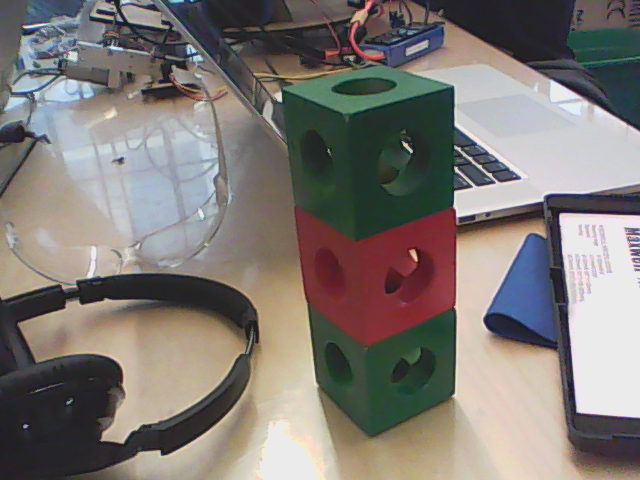
//> input picture vision/3cubes.png, 640 x 480 px
$ ./benchshapes 3cubes.png   (built with g++ and OpenCV 4)
//> lines starting //> are read from the running program, lines starting //| are printed output that depends on the picture; after the words box and inside, x2 and y2 are one past the last pixel; in counts of white or black regions, pixels touching at a corner belong together
/**
 * @function findContours_Demo.cpp
 * @brief Demo code to find contours in an image
 * @author OpenCV team
 */

#include "opencv2/highgui/highgui.hpp"
#include "opencv2/imgproc/imgproc.hpp"
#include <iostream>
#include <stdio.h>
#include <stdlib.h>
#include <math.h>

using namespace cv;
using namespace std;

Mat src; Mat src_gray;
int thresh = 5;
int max_thresh = 255;
RNG rng(12345);


/// Function header
void thresh_callback(int, void* );

void filterBluePx(Vec3b& color) {
//        vector<vector<bool> > eliminate(,vector<bool>());
        if(color[0] < color[1]*1.15 || color[0] < color[2]*2 ){
                color[0] = 0;
                color[1] = 0;
                color[2] = 0;
        }

}

void filterBlue(Mat& img) {
   for(int y = 0; y < img.rows ; y++)
        for(int x = 0; x < img.cols;x++)//bgr
                filterBluePx(img.at<Vec3b>(Point(x,y)));
}

/**
 * @function main
 */
int main( int, char** argv )
{
  /// Load source image and convert it to gray
  Mat src2 = imread( argv[1], 1 );
//> src2 is the input picture: 480 rows x 640 cols, CV_8UC3; mean B, G, R 116.8, 121.2, 127
  int top = (int) (0.05*src2.rows), bottom = (int) (0.05*src2.rows);
//> top = 24; bottom = 24
  int left = (int) (0.05*src2.cols), right = (int) (0.05*src2.cols);
//> left = 32; right = 32
  copyMakeBorder( src2, src, top, bottom, left, right, BORDER_CONSTANT, Scalar(0,0,0) );
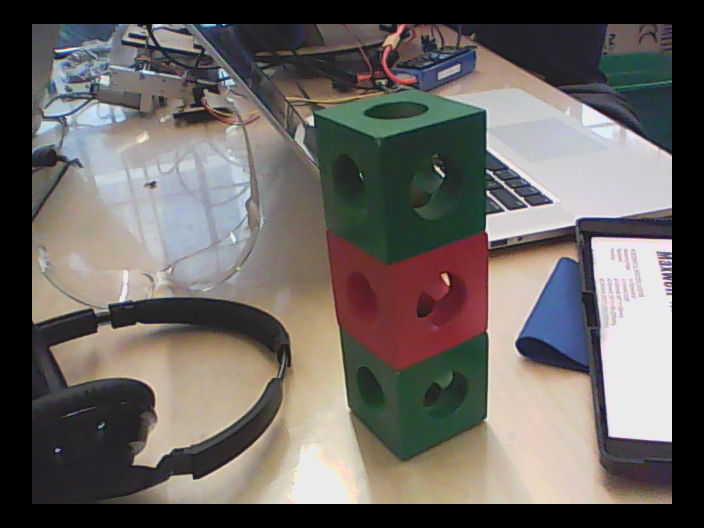
//> src: 528 rows x 704 cols, CV_8UC3; mean B, G, R 96.5, 100.2, 104.9
  filterBlue(src);
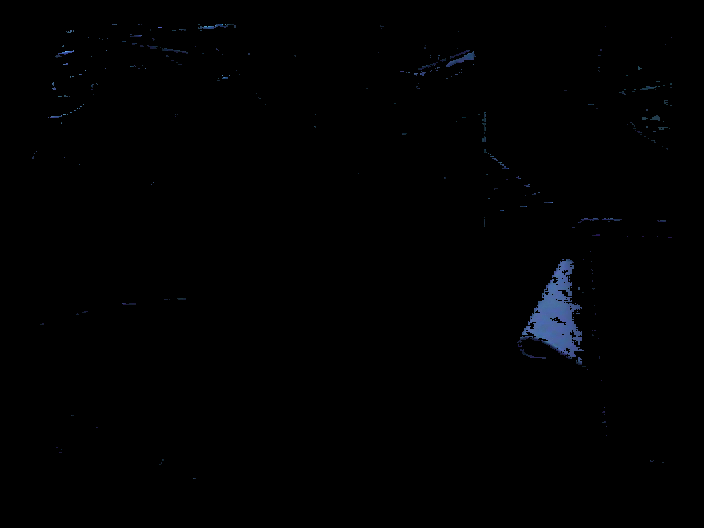
//> src: 528 rows x 704 cols, CV_8UC3; mean B, G, R 1.5, 1, 0.7
  /// Convert image to gray and blur it
  cvtColor( src, src_gray, COLOR_BGR2GRAY );
  blur( src_gray, src_gray, Size(3,3) );
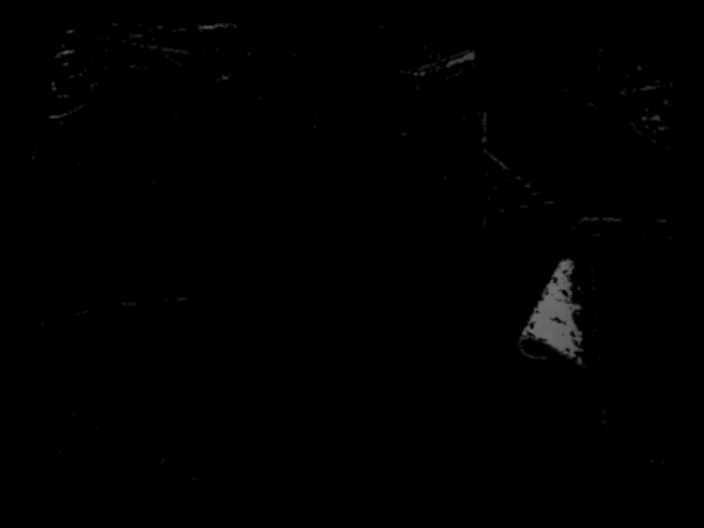
//> src_gray: 528 rows x 704 cols, CV_8UC1; min 0, max 107, mean 0.9

  /// Create Window
  const char* source_window = "Source";
//  namedWindow( source_window, WINDOW_AUTOSIZE );
//  imshow( source_window, src );

//  createTrackbar( " Canny thresh:", "Source", &thresh, max_thresh, thresh_callback );
  thresh_callback( 0, 0 );

//  waitKey(0);
  return(0);
}

/**
 * @function thresh_callback
 */
void thresh_callback(int, void* )
{
  Mat canny_output;
  vector<vector<Point> > contours;
  vector<Vec4i> hierarchy;
  vector<vector<Point> > hexagons;
  vector<Point> approxit;

  /// Detect edges using canny
  Canny( src_gray, canny_output, thresh, thresh*2, 3 );
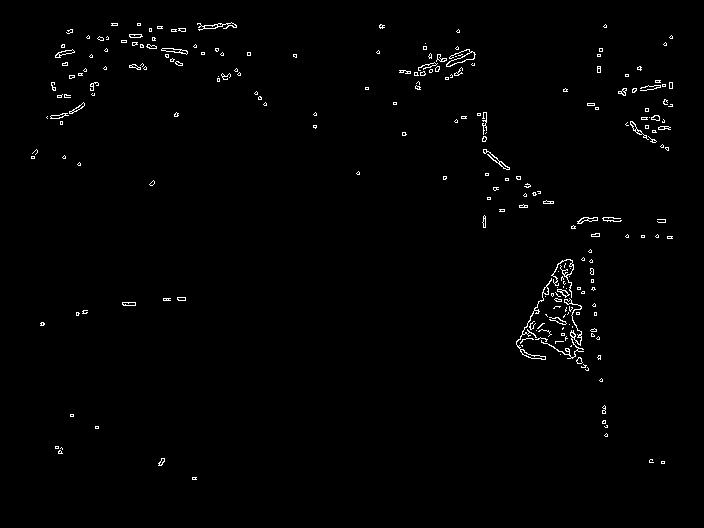
//> canny_output: 528 rows x 704 cols, CV_8UC1; 1.1% white in thin lines or dots, all inside (x1, y1, x2, y2) = (31, 22, 673, 480)
  /// Find contours
  findContours( canny_output, contours, hierarchy, CV_RETR_TREE, CV_CHAIN_APPROX_SIMPLE, Point(0, 0) );
//> contours = 424 contours, 377 with area under 20; largest, box (x1, y1, x2, y2) and area: (516, 278, 552, 360) 148, (446, 49, 476, 67) 148, (446, 51, 475, 67) 129, (541, 298, 584, 359) 106, (197, 22, 237, 31) 88

  /// Draw contours
  Mat drawing = Mat::zeros( canny_output.size(), CV_8UC3 );
  int cuenta = 0;
  for( size_t i = 0; i< contours.size(); i++ )
     {
       double area = sqrt(contourArea(contours[i]))*0.05;
       if(area < 1 && arcLength(contours[i],false) < 1000) continue;
       approxPolyDP(contours[i], approxit, area, true);
//       printf("--------------------------------\nNumber of vectors in contour and aprox #%d: %d, %d \n---------------------------------",i,contours[i].size(),approxit.size());
       Scalar color = Scalar( rng.uniform(0, 255), rng.uniform(0,255), rng.uniform(0,255) );
       if(approxit.size() ) {
printf("\narea : %lf \n",20*area);
hexagons.push_back(approxit);drawContours( drawing, hexagons, cuenta, color, 2),cuenta++;}
     }
//> this loop made 424 passes
//> area on passes 1 to 3: 0.132, 0.1, 0.122
//> drawing: 528 rows x 704 cols, CV_8UC3; every value is 0
//> after the loop, hexagons = 0 contours
  printf("Number of contours, hexagons: %d, %d\n\n\n", contours.size(),cuenta);
//| Number of contours, hexagons: 424, 0

  /// Show in a window
//  namedWindow( "Contours", WINDOW_AUTOSIZE );
 // imshow( "Contours", drawing );
}

$ run again, on vision/cubeA2.png
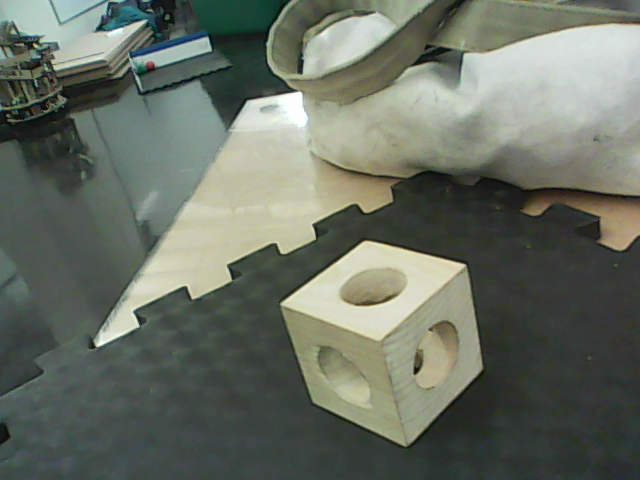
//> input picture vision/cubeA2.png, 640 x 480 px
//> src2 is the input picture: 480 rows x 640 cols, CV_8UC3; mean B, G, R 99.8, 111, 104.4
//> `copyMakeBorder( src2, src, top, bottom, left, right, BORDER_CONSTANT, ..`:
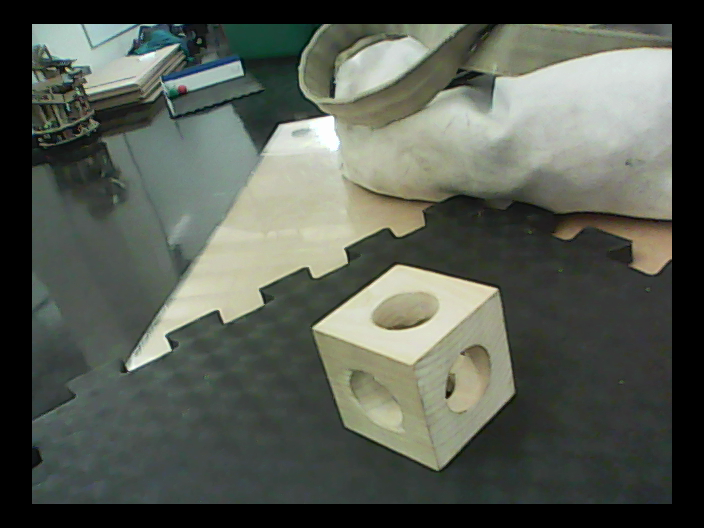
//> src: 528 rows x 704 cols, CV_8UC3; mean B, G, R 82.5, 91.8, 86.3
//> in thresh_callback, `Canny( src_gray, canny_output, thresh, thresh*2, 3 );`:
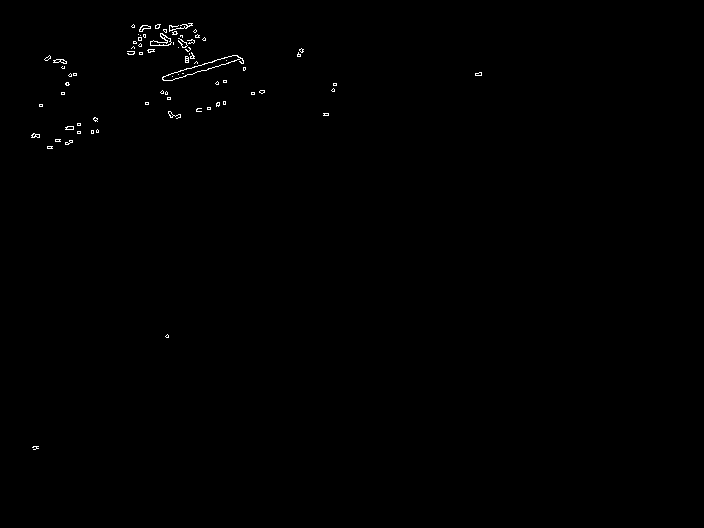
//> canny_output: 528 rows x 704 cols, CV_8UC1; 0.31% white in thin lines or dots, all inside (x1, y1, x2, y2) = (31, 23, 482, 450)
//> contours = 136 contours, 127 with area under 20; largest, box (x1, y1, x2, y2) and area: (162, 55, 244, 81) 468, (162, 55, 241, 81) 446, (150, 33, 172, 46) 110, (150, 36, 172, 46) 81, (139, 25, 151, 32) 36
//> the loop in thresh_callback, `for( size_t i = 0; i< contours.size(); i++ )` made 136 passes
//> (area, cuenta) on passes 80 to 81: (1.08, 1), (1.06, 2)
//> (printed output is left out)
//> after the loop in thresh_callback, `for( size_t i = 0; i< contours.size(); i++ )`: approxit = contour of 14 points, box (x1, y1, x2, y2) (162, 55, 241, 81), area 434
//| Number of contours, hexagons: 136, 2
